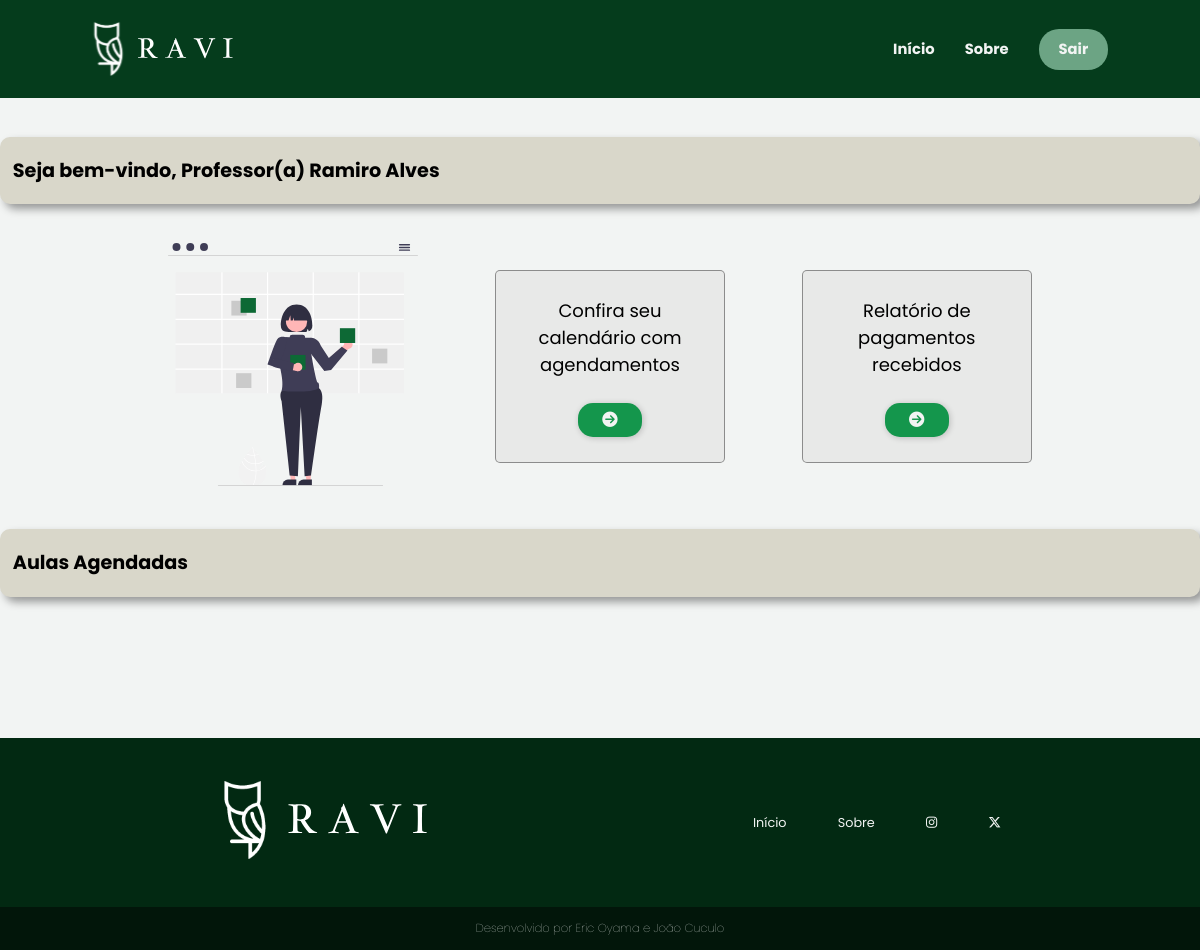
Before: /sistema-professor/professor/principal.php (signed in) with the older database file.
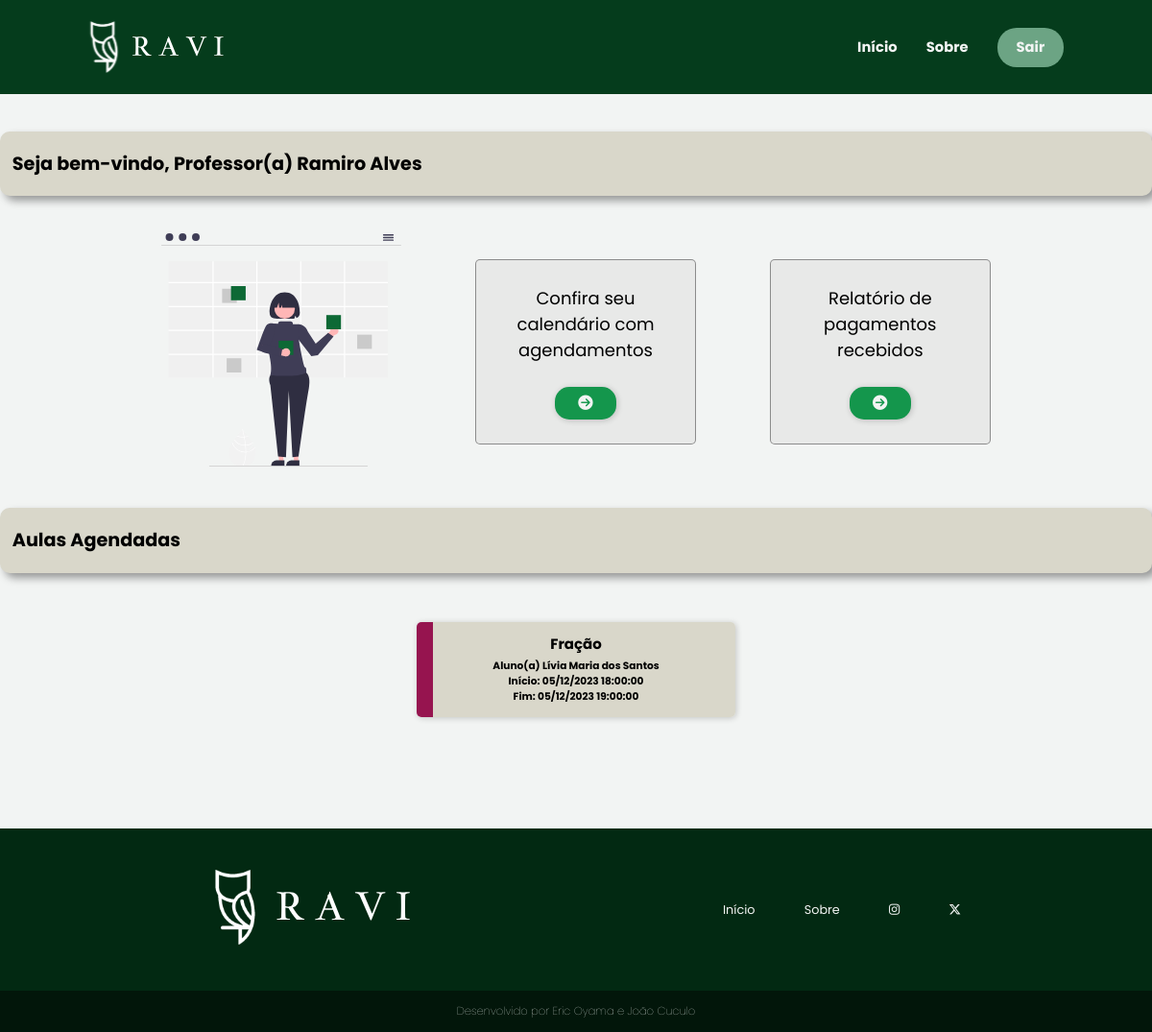
After: the same page with the newer database file.
### tables this page shows
CREATE TABLE `events` (
  `id` int(11) NOT NULL,
  `title` varchar(220) NOT NULL,
  `color` varchar(45) NOT NULL,
  `start` datetime NOT NULL,
  `end` datetime NOT NULL,
  `conteudo` text NOT NULL,
  `formaPag` varchar(20) NOT NULL,
  `aluno_id` int(11) DEFAULT NULL,
  `professor_id` int(11) DEFAULT NULL,
  `valorTotal` int(11) NOT NULL
);

CREATE TABLE `aluno` (
  `id` int(11) NOT NULL,
  `nome` varchar(100) NOT NULL,
  `email` varchar(100) NOT NULL,
  `senha` varchar(255) NOT NULL,
  `dn` date NOT NULL,
  `endereco` varchar(100) NOT NULL,
  `cep` varchar(20) NOT NULL,
  `estado` varchar(100) NOT NULL,
  `cidade` varchar(100) NOT NULL,
  `telefone` varchar(20) NOT NULL,
  `cpf` varchar(20) NOT NULL,
  `rg` varchar(20) NOT NULL,
  `sexo` varchar(10) NOT NULL,
  `dataCad` timestamp NOT NULL DEFAULT current_timestamp(),
  `status` varchar(11) NOT NULL
);

### sistema-professor/professor/principal.php (the view, shortened to what this page needs)
<?php
    require_once('../../conexao.php');
    $sql = "SELECT events.*, aluno.nome
              FROM events
        INNER JOIN aluno ON events.aluno_id = aluno.id
             WHERE professor_id = " . $_SESSION['id'];
    $resultado = mysqli_query($conexao, $sql);
?>
<!DOCTYPE html>
<html lang="pt-br">
<head>
    <link rel="stylesheet" href="../../assets/css/header-footer.css">
    <link rel="stylesheet" href="../../assets/css/principal.css">
</head>
<body>
    <?php require_once("../template-prof/menu2.php") ?>
    <main class="container">
        <div class="bem-vindo">
            <h2>Seja bem-vindo, Professor(a) <?= $_SESSION['nome']; ?></h2>
        </div>
        <section class="prof-agend">
            <div>
                <img src="../../assets/img/undraw_events_re_98ue.svg">
            </div>
            <div class="confira-agend card-border" style="width: 230px; text-align: center;">
                <p>Confira seu calendário com agendamentos</p>
                <a href="agendamento.php?id=<?= $_SESSION['id'] ?>" class="agend-btn"><i class="fa-sharp fa-solid fa-circle-arrow-right"></i></a>
            </div>
            <div class="confira-agend card-border" style="width: 230px; text-align: center;">
                <p>Relatório de pagamentos recebidos</p>
                <a href="relatorio-pagamento.php" class="agend-btn"><i class="fa-sharp fa-solid fa-circle-arrow-right"></i></a>
            </div>
        </section>
        <section>
            <div class="bem-vindo">
                <h2>Aulas Agendadas</h2>
            </div>
            <div class="card-agend">
                <?php while ($linha = mysqli_fetch_array($resultado)) { ?>
                    <?php
                        $inicio = new DateTime($linha['start']);
                        $fim = new DateTime($linha['end']);
                    ?>
                    <a href="agendamento.php?id=<?= $_SESSION['id'] ?>" style="background-image: linear-gradient(to left, #D9D7CA 0, #D9D7CA 95%, <?= $linha['color'] ?> 5%);">
                        <h3><?= $linha['title'] ?></h3>
                        <h5>Aluno(a) <?= $linha['nome'] ?></h5>
                        <h5>Início: <?= $inicio->format('d/m/Y H:i:s') ?></h5>
                        <h5>Fim: <?= $fim->format('d/m/Y H:i:s') ?></h5>
                    </a>
                <?php } ?>
            </div>
        </section>
    </main>
    <?php require_once("../template-prof/rodape1.php") ?>
</body>
</html>

Changed rows visible on the page:
added events: title "Fração", aluno.nome "Lívia Maria dos Santos", start "05/12/2023 18:00:00", end "05/12/2023 19:00:00"
